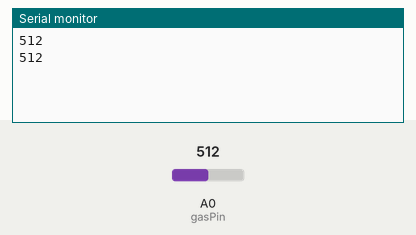
Bench run of a sketch on a simulated Arduino Nano, built with avr-gcc and run on an emulated ATmega328P. Shown: the last lines printed to the serial monitor. The test bench sets the inputs (shaded band); at power-on: A0 (gasPin) = 512.

Above: at 1.8 s.
1.9 s: A0 (gasPin) set to 716
At 2.3 s:
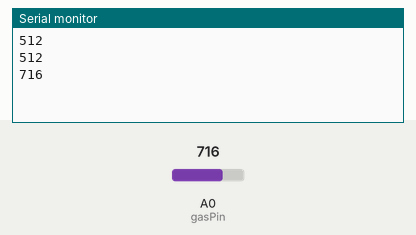
3.4 s: A0 (gasPin) set to 900
At 4.8 s:
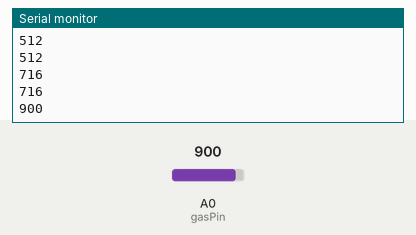
Timing chart, 0 to 6.4 s (numbered marks = the images above; inputs shaded):
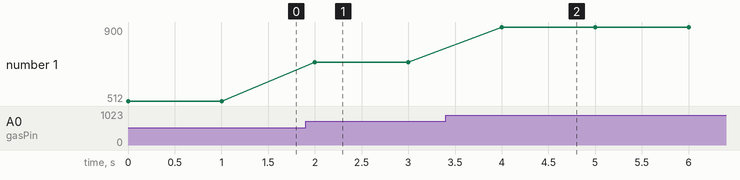

The sketch:

A17_MQ-2_Gas-Sensor.ino
```cpp
/*  Gassensor Test
 *  Board: NANO
 *  Prozessor: ATmega 328P (Old Bootloader)
 *
 *  V1.0 KHF 10-2020
 */

const int gasPin = A0; //GAS sensor output analog A0 pin


void setup()
{
	Serial.begin(9600); //Initialize serial port - 9600 bps
}

void loop()
{
	Serial.println(analogRead(gasPin));
	delay(1000); // Print im 1 sec. Takt
}
```

Measured:
- after the input at 1.9 s, the serial monitor: prints a new line after 0.10 s (image 1)
- after the input at 3.4 s, the serial monitor: prints a new line after 0.60 s (image 2)
- plotted number 1: 512 → 716 after the input at 1.9 s, 716 → 900 after the input at 3.4 s
